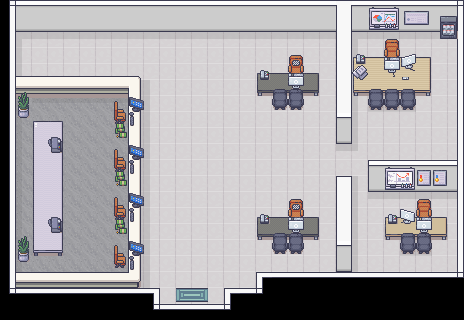

This game map was drawn from its Tiled (.tmx) file and the tilesets committed beside it. A one-line description and the trimmed map source follow:
An orthogonal 29x20 tile map with 16x16 px tiles, 8 tile layers (Ground, Doors, Wall Corners, Collisions, ...), 3 tilesets and 24 objects (world).

<map version="1.10" tiledversion="1.11.2" orientation="orthogonal" renderorder="right-down" width="29" height="20" tilewidth="16" tileheight="16" infinite="0" nextlayerid="10" nextobjectid="3">
 <tileset firstgid="1" name="Interior" tilewidth="16" tileheight="16" tilecount="848" columns="16">
  <image source="../Tilesets/Modern_Office_16x16.png" width="256" height="848" />
  <tile id="145">
   <objectgroup draworder="index" id="2">
    <object id="1" x="0.0625" y="0" width="15.875" height="9.5" />
   </objectgroup>
  </tile>
  <tile id="404">
   <objectgroup draworder="index" id="2">
    <object id="2" x="6.4375" y="-0.0625" width="9.5" height="8.1875" />
   </objectgroup>
  </tile>
  <tile id="405">
   <objectgroup draworder="index" id="2">
    <object id="1" x="0.0625" y="-0.0625" width="11.625" height="8.1875" />
   </objectgroup>
  </tile>
 </tileset>
 <tileset firstgid="849" name="Room Builder" tilewidth="16" tileheight="16" tilecount="8588" columns="76">
  <image source="../Tilesets/Room_Builder_16x16.png" width="1216" height="1808" />
  <tile id="463">
   <objectgroup draworder="index" id="2">
    <object id="1" x="0.0625" y="-6.0625" width="15.9375" height="15.875" />
   </objectgroup>
  </tile>
  <tile id="464">
   <objectgroup draworder="index" id="2">
    <object id="1" x="0.0625" y="-6.0625" width="15.9375" height="15.875" />
   </objectgroup>
  </tile>
  <tile id="467">
   <objectgroup draworder="index" id="3">
    <object id="2" x="6.25" y="0" width="9.8125" height="16.125" />
   </objectgroup>
  </tile>
  <tile id="468">
   <objectgroup draworder="index" id="2">
    <object id="1" x="0.0625" y="-6.0625" width="15.9375" height="15.875" />
   </objectgroup>
  </tile>
  <tile id="469">
   <objectgroup draworder="index" id="2">
    <object id="1" x="0" y="0.125" width="9.8125" height="16.125" />
   </objectgroup>
  </tile>
  <tile id="537">
   <objectgroup draworder="index" id="3">
    <object id="4" x="0.1875" y="-6.125" width="15.875" height="22.125" />
   </objectgroup>
  </tile>
  <tile id="538">
   <objectgroup draworder="index" id="2">
    <object id="1" x="-0.0625" y="-6.125" width="16.125" height="22.125" />
   </objectgroup>
  </tile>
  <tile id="540">
   <objectgroup draworder="index" id="2">
    <object id="1" x="0" y="-4.75" width="16.0625" height="20.6875" />
   </objectgroup>
  </tile>
  <tile id="543">
   <objectgroup draworder="index" id="2">
    <object id="1" x="6.25" y="0" width="9.8125" height="16.125" />
   </objectgroup>
  </tile>
  <tile id="545">
   <objectgroup draworder="index" id="2">
    <object id="1" x="0" y="0.125" width="9.8125" height="16.125" />
   </objectgroup>
  </tile>
  <tile id="620">
   <objectgroup draworder="index" id="2">
    <object id="1" x="0.0625" y="-6.0625" width="15.9375" height="15.875" />
   </objectgroup>
  </tile>
  <tile id="1140">
   <objectgroup draworder="index" id="2">
    <object id="1" x="0" y="-6.5" width="16.0625" height="22.4375" />
   </objectgroup>
  </tile>
  <tile id="1141">
   <objectgroup draworder="index" id="2">
    <object id="1" x="0" y="-6.5" width="16.0625" height="22.4375" />
   </objectgroup>
  </tile>
  <tile id="1142">
   <objectgroup draworder="index" id="2">
    <object id="1" x="0" y="-6.5" width="16.0625" height="22.4375" />
   </objectgroup>
  </tile>
 </tileset>
 <tileset firstgid="9437" name="Generic" tilewidth="16" tileheight="16" tilecount="1248" columns="16">
  <image source="../Tilesets/1_Generic_16x16.png" width="256" height="1248" />
  <tile id="0">
   <objectgroup draworder="index" id="2">
    <object id="5" x="3.0625" y="6.6875" width="12.9375" height="9.3125" />
   </objectgroup>
  </tile>
  <tile id="1">
   <objectgroup draworder="index" id="2">
    <object id="3" x="0.125" y="6.6875" width="15.875" height="9.3125" />
   </objectgroup>
  </tile>
  <tile id="2">
   <objectgroup draworder="index" id="2">
    <object id="7" x="0" y="11.75" width="13" height="4.25" />
   </objectgroup>
  </tile>
  <tile id="18">
   <objectgroup draworder="index" id="2">
    <object id="1" x="0" y="-0.125" width="13" height="16.125" />
   </objectgroup>
  </tile>
  <tile id="34">
   <objectgroup draworder="index" id="2">
    <object id="1" x="0" y="-0.125" width="13" height="16.125" />
   </objectgroup>
  </tile>
  <tile id="50">
   <objectgroup draworder="index" id="2">
    <object id="3" x="0" y="-0.125" width="13" height="16.125" />
   </objectgroup>
  </tile>
 </tileset>
 <layer id="1" name="Ground" width="29" height="20">
  <data>[580 cells, 487 non-empty, 9 distinct tile ids]</data>
 </layer>
 <layer id="2" name="Doors" width="29" height="20" locked="1">
  <data>[580 cells, 2 non-empty, 2 distinct tile ids]</data>
 </layer>
 <objectgroup id="9" name="DoorObjects">
  <object id="1" name="BankExitDoor" type="world" x="176" y="288" width="32" height="16">
   <properties>
    <property name="DirOnExit" value="down" />
    <property name="XOnExit" type="int" value="15" />
    <property name="YOnExit" type="int" value="11" />
   </properties>
  </object>
 </objectgroup>
 <layer id="8" name="Wall Corners" width="29" height="20">
  <properties>
   <property name="solid" type="bool" value="true" />
  </properties>
  <data>[580 cells, 12 non-empty, 3 distinct tile ids]</data>
 </layer>
 <layer id="4" name="Collisions" width="29" height="20">
  <properties>
   <property name="solid" type="bool" value="true" />
  </properties>
  <data>[580 cells, 179 non-empty, 29 distinct tile ids]</data>
 </layer>
 <layer id="5" name="Decor 1" width="29" height="20">
  <properties>
   <property name="solid" type="bool" value="true" />
  </properties>
  <data>[580 cells, 73 non-empty, 37 distinct tile ids]</data>
 </layer>
 <layer id="3" name="Decor 2" width="29" height="20">
  <properties>
   <property name="solid" type="bool" value="true" />
  </properties>
  <data>[580 cells, 28 non-empty, 7 distinct tile ids]</data>
 </layer>
 <layer id="6" name="Decor 3" width="29" height="20">
  <data>[580 cells, 18 non-empty, 5 distinct tile ids]</data>
 </layer>
 <layer id="7" name="Decor 4" width="29" height="20">
  <data>[580 cells, 36 non-empty, 25 distinct tile ids]</data>
 </layer>
</map>
